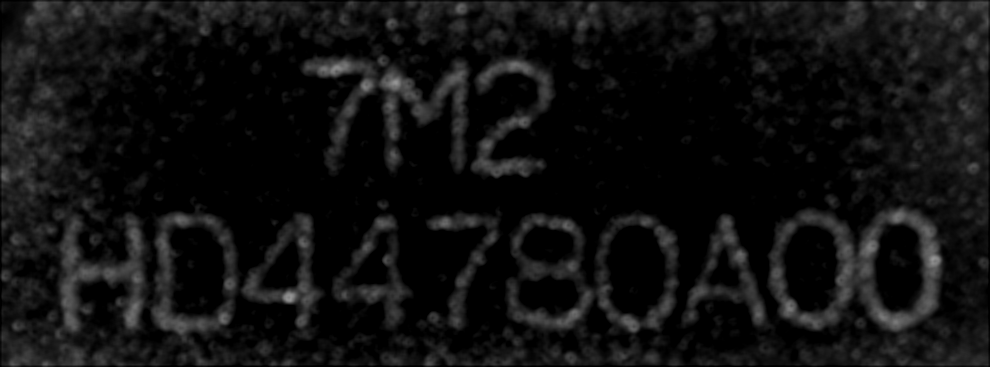
%> input picture Photos/highpass.bmp, 990 x 367 px
$ octave --eval "task_4;"   (GNU Octave 9; MATLAB toolbox functions it lacks are replaced by stand-ins)
%> lines starting %> are read from the running program, lines starting %| are printed output that depends on the picture
function task_4

    img = imread('Photos\highpass.bmp');
%> img is the input picture: size 367x990 uint8; min 0, max 150, mean 16.5

    figure;
    rect = [60,206,945-60,127];
    cropped_img = imcrop(img,rect);
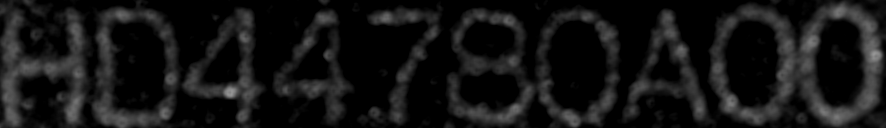
%> cropped_img: size 128x886 uint8; min 0, max 150, mean 20.6
    imshow(cropped_img);title('sub-image that includes the middle line – HD44780A00')
%     imwrite(cropped_img,"HD44780A00.bmp")
    % for showing as the question required
    hold on;
    [height, width, ~] = size(cropped_img);
%> height = 128; width = 886
    segmentWidth = width / 10;
%> segmentWidth = 88.6

    for i = 1:9
        x = i * segmentWidth;
        line([x, x], [1, height], 'Color', 'r', 'LineWidth', 2);
    end
    hold off;

    for i = 1:10

        x_start = round((i-1) * segmentWidth) + 1;
        x_end = round(i * segmentWidth);

        % make a avg. cutting for x-axis of picture
        slice_img = cropped_img(:, x_start:x_end, :);

        % Save as sub_i.bmp in Photos folder
%         figure, imshow(slice_img);
        base_name = 'sub';
        extention = '.bmp';
        imwrite(slice_img,sprintf('%s%s_%d%s','Photos\', base_name, i, extention))

    end
%> this loop made 10 passes
%> pass 1, in task_4, `slice_img = cropped_img(:, x_start:x_end, :);`:
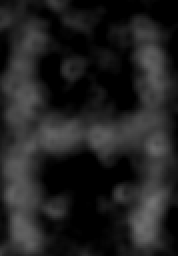
%> slice_img: size 128x89 uint8 (shown 2 times larger); min 0, max 114, mean 33
%> pass 2, in task_4, `slice_img = cropped_img(:, x_start:x_end, :);`:
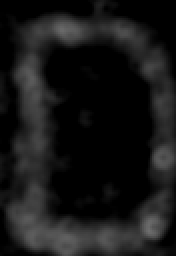
%> slice_img: size 128x88 uint8 (shown 2 times larger); min 0, max 110, mean 23.4
%> pass 3, in task_4, `slice_img = cropped_img(:, x_start:x_end, :);`:
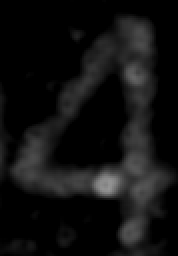
%> slice_img: size 128x89 uint8 (shown 2 times larger); min 0, max 149, mean 16.9
%> `task_4;`:
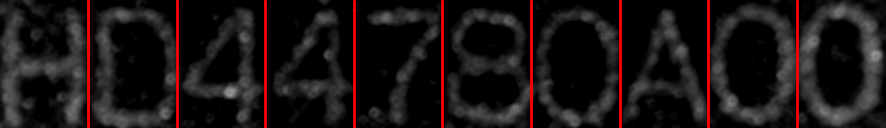
%> figure redrawn from the program's plot data; its title reads 'sub-image that includes the middle line – HD44780A00'


end
